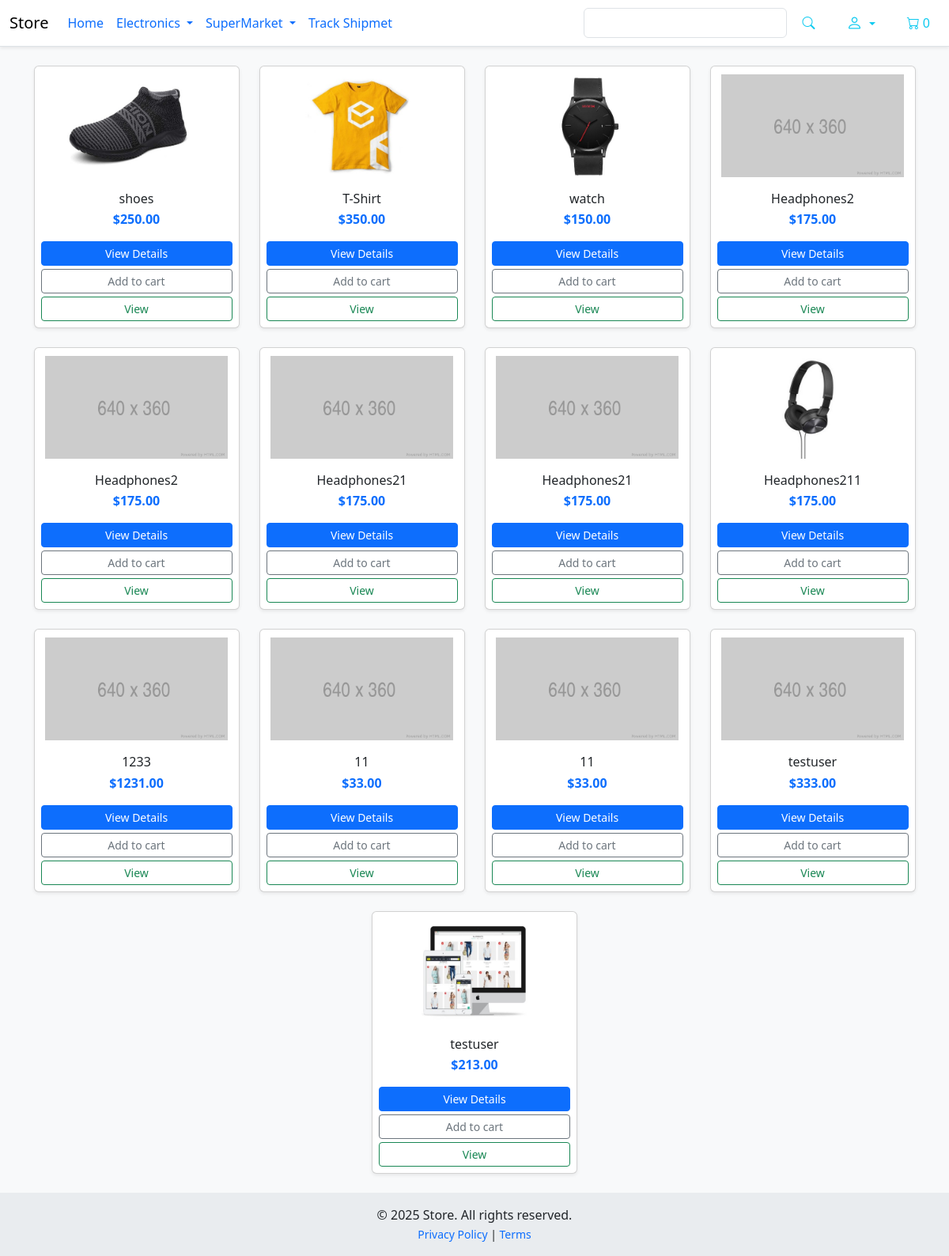
The page / on the database its author committed.
### Store/models.py (models this page shows, shortened)
class Product(models.Model):
    class RatingChoice(models.IntegerChoices):
        NOT_RATED = 0, 'Not Rated Yet'
        VERY_POOR = 1, 'Very Poor'
        POOR = 2, 'Poor'
        AVERAGE = 3, 'Average'
        GOOD = 4, 'Good'
        EXCELLENT = 5, 'Excellent'
    slug = models.SlugField(max_length=160, unique=True,default='temp-slug')
    seller = models.ForeignKey('CoreAuth.Seller',on_delete=models.CASCADE)
    name = models.CharField(max_length=255)
    price = models.DecimalField(max_digits=9,decimal_places=2)
    created_at = models.DateTimeField(auto_now_add=True)
    rate = models.PositiveSmallIntegerField(choices=RatingChoice,default=RatingChoice.NOT_RATED)
    image = models.ImageField(upload_to='images/products', blank=True, null=True,max_length=255)
    digital = models.BooleanField(default=False)
    @property
    def imageURL(self):
        try:
            if self.image:
                url = self.image.url
                return url
        except:
            pass
        return '/static/images/placeholder.png'

### Store/views.py (the view, shortened to what this page needs)
# urls.py: path('',store,name='store'),
def store(request):
    cart_cookie = json.loads(request.COOKIES.get("cart", "{}"))
    products = Product.objects.all()
    data = cartData(request)
    items = data["items"]
    order = data["order"]
    context = {"products": products, "items": items, "order": order}
    return render(request, "store/store.html", context)

### Store/utils.py (called while the page is built, shortened)
def cooikeCart(request):
    try:
        cart = json.loads(request.COOKIES['cart'])
    except:
        cart = {}
    items = []
    order = {'get_cart_total':0,'get_cart_items':0}
    cartItems = order['get_cart_items']
    return {'items': items,'order':order,'cartItems':cartItems,}

def cartData(request):
    if request.user.is_authenticated:
        if request.user.is_seller:
            customer = request.user.seller
            order, create = Order.objects.get_or_create(seller=customer, complete=False)
        elif request.user.is_customer:
            customer = request.user.customer
            order, create = Order.objects.get_or_create(customer=customer, complete=False)
        items = order.orderitem_set.all()
    else:
        data_cookie_cart = cooikeCart(request)
        customer = 'u need to login'
        order = data_cookie_cart['order']
        items = data_cookie_cart['items']
    return {'customer': customer, 'order': order, 'items': items}

### Store/templates/store/store.html (shortened to what this page needs)
{% extends 'main.html' %}
{% block content %}
<br>
<div class="container">
  <div class="row justify-content-center">
    {% for product in products %}
    <div class="col-12 col-sm-6 col-md-4 col-lg-3 mb-4 d-flex justify-content-center">
      <div class="card h-100 shadow-sm" style="width: 100%; max-width: 260px;">
        <img src="{{ product.imageURL }}" class="card-img-top img-fluid" alt="{{ product.name }}"
          style="max-height: 150px; object-fit: contain; padding: 10px;">
        <div class="card-body p-2 text-center">
          <h6 class="card-title mb-1">{{ product.name }}</h6>
          <p class="card-text text-primary fw-bold mb-1">${{ product.price }}</p>
          <div class="d-grid gap-1">
            <a href="#" class="btn btn-sm btn-primary">View Details</a>
            <button data-product="{{ product.id }}" data-action="add"
              class="btn btn-sm btn-outline-secondary update-cart">
              Add to cart
            </button>
            <a href="#" class="btn btn-sm btn-outline-success">View</a>
          </div>
        </div>
      </div>
    </div>
    {% endfor %}
  </div>
</div>
{% endblock content %}

### static/css/main.css (style rules this page uses)
body { background-color: hsl(0, 0%, 98%); }
h1,h2,h3,h4,h5,h6 { color:hsl(0, 0%, 30%); }
.btn { border-radius: 0; }
.card-body { padding: 2rem; }
.btn-primary { background-color: #007bff; border-color: #007bff; font-weight: 600; }

### rows shown on the page
Product: imageURL (picture), name "shoes", price "250.00"
Product: imageURL (picture), name "T-Shirt", price "350.00"
Product: imageURL (picture), name "watch", price "150.00"
Product: name "Headphones2", price "175.00"
Product: name "Headphones2", price "175.00"
Product: name "Headphones21", price "175.00"
Product: name "Headphones21", price "175.00"
Product: imageURL (picture), name "Headphones211", price "175.00"
Product: name "1233", price "1231.00"
Product: name "11", price "33.00"
Product: name "11", price "33.00"
Product: name "testuser", price "333.00"
Product: imageURL (picture), name "testuser", price "213.00"

### other values the page prints
{{ order.get_cart_items }} "0"
